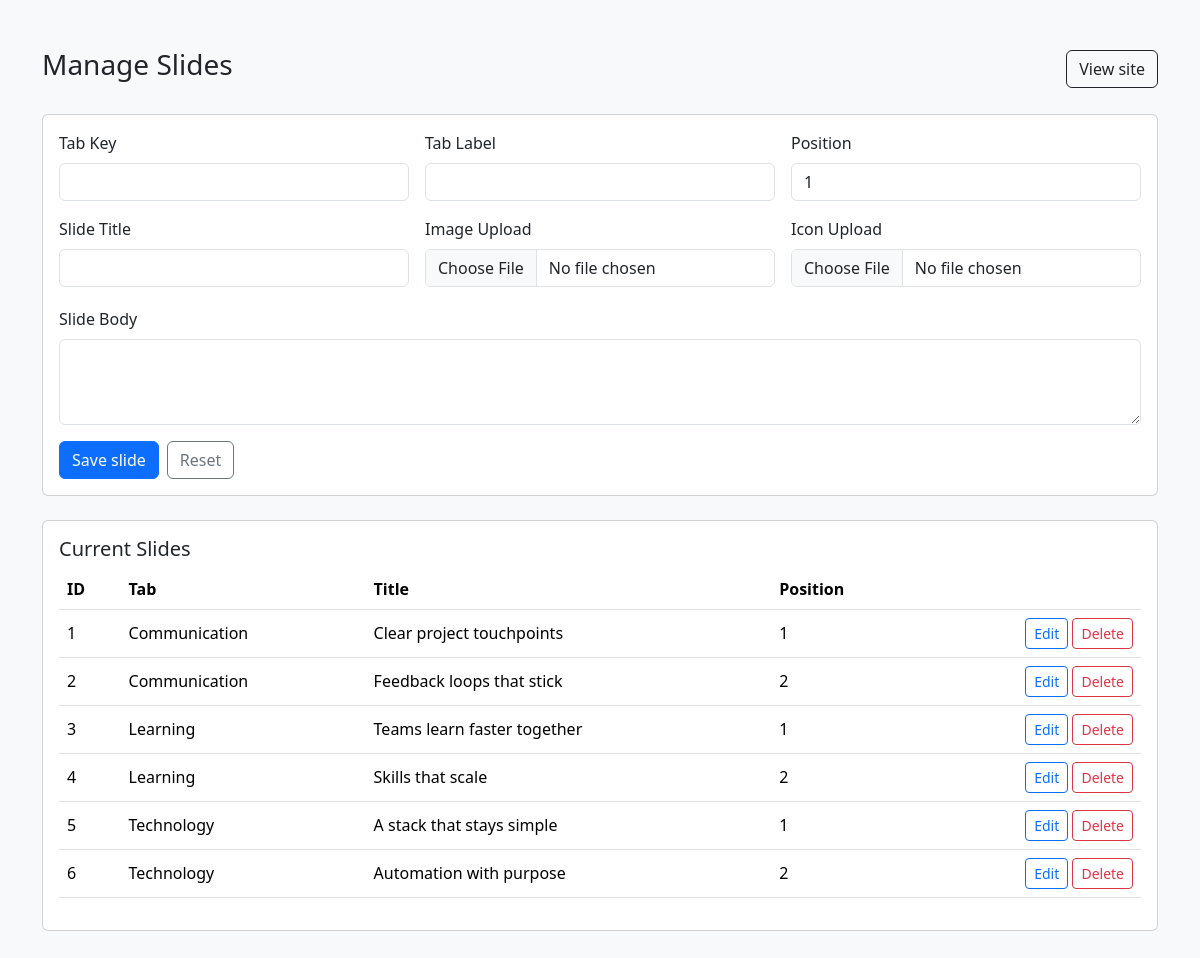
The app's page /admin.php with its own data.
### tables this page shows
CREATE TABLE IF NOT EXISTS slides (
    id INT AUTO_INCREMENT PRIMARY KEY,
    tab_key VARCHAR(50) NOT NULL,
    tab_label VARCHAR(100) NOT NULL,
    slide_title VARCHAR(150) NOT NULL,
    slide_body TEXT NOT NULL,
    image_path VARCHAR(255) NOT NULL,
    icon_path VARCHAR(255) NOT NULL,
    position INT NOT NULL DEFAULT 0,
    created_at TIMESTAMP DEFAULT CURRENT_TIMESTAMP,
    updated_at TIMESTAMP DEFAULT CURRENT_TIMESTAMP ON UPDATE CURRENT_TIMESTAMP
);

### db.php (called while the page is built, shortened)
<?php
function db_fetch_all(mysqli $mysqli, string $sql): array
{
    $result = $mysqli->query($sql);
    return $result ? $result->fetch_all(MYSQLI_ASSOC) : [];
}

### admin.php (the view, shortened to what this page needs)
<?php
$mysqli = db_connect();
$slides = db_fetch_all($mysqli, 'SELECT * FROM slides ORDER BY tab_key, position, id');
?>
<!doctype html>
<html lang="en">
<head>
    <link href="https://cdn.jsdelivr.net/npm/bootstrap@5.3.2/dist/css/bootstrap.min.css" rel="stylesheet">
</head>
<body class="bg-light">
    <div class="container py-5">
        <div class="d-flex justify-content-between align-items-center mb-4">
            <h1 class="h3">Manage Slides</h1>
            <a href="index.php" class="btn btn-outline-dark">View site</a>
        </div>
        <div class="card mb-4">
            <div class="card-body">
                <form method="post" id="slide-form" enctype="multipart/form-data">
                    <div class="row g-3">
                        <div class="col-md-4">
                            <label class="form-label">Tab Key</label>
                            <input class="form-control" name="tab_key" id="form-tab-key" >
                        </div>
                        <div class="col-md-4">
                            <label class="form-label">Tab Label</label>
                            <input class="form-control" name="tab_label" id="form-tab-label" >
                        </div>
                        <div class="col-md-4">
                            <label class="form-label">Position</label>
                            <input class="form-control" type="number" name="position" id="form-position" value="1">
                        </div>
                        <div class="col-md-4">
                            <label class="form-label">Slide Title</label>
                            <input class="form-control" name="slide_title" id="form-slide-title" >
                        </div>
                        <div class="col-md-4">
                            <label class="form-label">Image Upload</label>
                            <input class="form-control" type="file" name="image_file" id="form-image-file" accept=".jpg,.jpeg,.png,.webp" >
                        </div>
                        <div class="col-md-4">
                            <label class="form-label">Icon Upload</label>
                            <input class="form-control" type="file" name="icon_file" id="form-icon-file" accept=".svg,.png,.jpg,.jpeg,.webp" >
                        </div>
                        <div class="col-md-12">
                            <label class="form-label">Slide Body</label>
                            <textarea class="form-control" name="slide_body" id="form-slide-body" rows="3" ></textarea>
                        </div>
                    </div>
                    <div class="mt-3 d-flex gap-2">
                        <button class="btn btn-primary" type="submit">Save slide</button>
                        <button class="btn btn-outline-secondary" type="button" id="form-reset">Reset</button>
                    </div>
                </form>
            </div>
        </div>
        <div class="card">
            <div class="card-body">
                <h2 class="h5">Current Slides</h2>
                <div class="table-responsive">
                    <table class="table align-middle">
                        <thead>
                            <tr>
                                <th>ID</th>
                                <th>Tab</th>
                                <th>Title</th>
                                <th>Position</th>
                                <th></th>
                            </tr>
                        </thead>
                        <tbody>
                            <?php foreach ($slides as $slide): ?>
                                <tr>
                                    <td><?= (int) $slide['id'] ?></td>
                                    <td><?= htmlspecialchars($slide['tab_label']) ?></td>
                                    <td><?= htmlspecialchars($slide['slide_title']) ?></td>
                                    <td><?= (int) $slide['position'] ?></td>
                                    <td class="text-end">
                                        <button class="btn btn-sm btn-outline-primary edit-slide" type="button"
                                            data-id="<?= (int) $slide['id'] ?>"
                                            data-tab-key="<?= htmlspecialchars($slide['tab_key']) ?>"
                                            data-tab-label="<?= htmlspecialchars($slide['tab_label']) ?>"
                                            data-slide-title="<?= htmlspecialchars($slide['slide_title']) ?>"
                                            data-slide-body="<?= htmlspecialchars($slide['slide_body']) ?>"
                                            data-image-path="<?= htmlspecialchars($slide['image_path']) ?>"
                                            data-icon-path="<?= htmlspecialchars($slide['icon_path']) ?>"
                                            data-position="<?= (int) $slide['position'] ?>">Edit</button>
                                        <form method="post" class="d-inline delete-form">
                                            <button class="btn btn-sm btn-outline-danger" type="submit">Delete</button>
                                        </form>
                                    </td>
                                </tr>
                            <?php endforeach; ?>
                        </tbody>
                    </table>
                </div>
            </div>
        </div>
    </div>
</body>
</html>

### records on screen
slides: id "1", tab_label "Communication", slide_title "Clear project touchpoints", position "1"
slides: id "2", tab_label "Communication", slide_title "Feedback loops that stick", position "2"
slides: id "3", tab_label "Learning", slide_title "Teams learn faster together", position "1"
slides: id "4", tab_label "Learning", slide_title "Skills that scale", position "2"
slides: id "5", tab_label "Technology", slide_title "A stack that stays simple", position "1"
slides: id "6", tab_label "Technology", slide_title "Automation with purpose", position "2"
